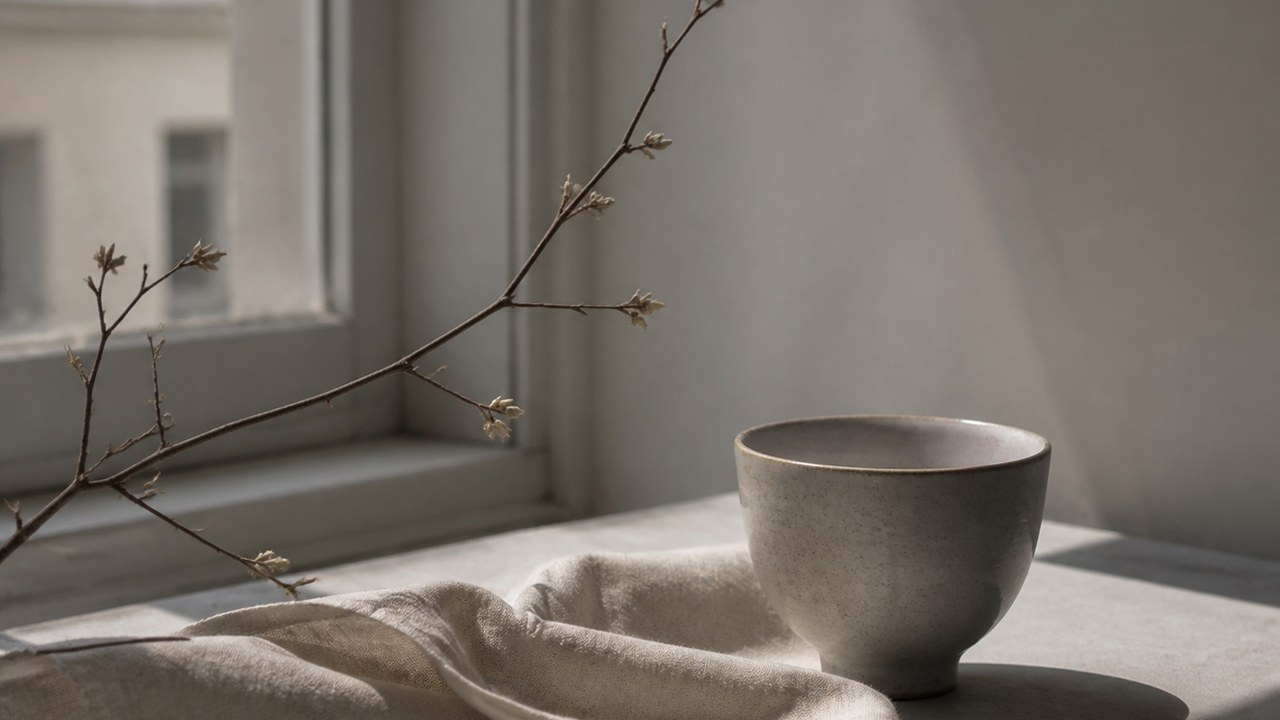
#> input picture style-packages/presets/natural-window-light/gallery-16x9.jpg, 1280 x 720 px
$ python -i audit-image-similarity.py   (imports and definitions only)
#> lines starting #> are read from the running program, lines starting #| are printed output that depends on the picture
#!/usr/bin/env python3
"""Build a lightweight, provider-neutral similarity report for gallery images.

This first-pass audit deliberately avoids a large vision model.  It compares
representative images using an average perceptual hash, quantized colour
histograms, luminance, edge density, and a centre-versus-border layout signal.
The result is a review queue, not an automatic merge or deletion decision.
"""

from __future__ import annotations

import argparse
import json
import math
import sys
from pathlib import Path
from typing import Any, Iterable

import yaml
from PIL import Image


GRID_SIZE = 32
HASH_SIZE = 16
PAIR_LIMIT = 300
DEFAULT_THRESHOLD = 0.82

REVIEW_GROUPS: dict[str, set[str]] = {
    "quiet natural light": {
        "photographers/emilie-hofferber",
        "photographers/rinko-kawauchi",
        "presets/natural-window-light",
    },
    "pixel adventure": {
        "game-art/rpg-maker-pixel-art",
        "game-art/cinematic-pixel-adventure",
    },
    "neon urban game art": {
        "game-art/cyberpunk-night-city",
        "game-art/neon-noir-3d-game-art",
    },
    "modernist geometry": {
        "schools/bauhaus",
        "movements/de-stijl",
        "schools/ulm-school",
        "techniques/grid-3x3",
    },
    "chiaroscuro": {
        "artists/caravaggio",
        "artists/rembrandt",
        "movements/tenebrism",
        "presets/deep-shadow-theater",
    },
}


# [8 lines left out: function discover, not called in this run]


def chunks(values: list[float], width: int) -> Iterable[list[float]]:
    for offset in range(0, len(values), width):
        yield values[offset : offset + width]


def dot(left: list[float], right: list[float]) -> float:
    return sum(a * b for a, b in zip(left, right))


def norm(values: list[float]) -> float:
    return math.sqrt(dot(values, values))


# [6 lines left out: function cosine, not called in this run]


def image_features(path: Path) -> dict[str, Any]:
    with Image.open(path) as source:
#> source is the input picture: PIL image 1280x720 RGB; mean R, G, B 120.3, 113.3, 105.8
        image = source.convert("RGB").resize((GRID_SIZE, GRID_SIZE), Image.Resampling.LANCZOS)
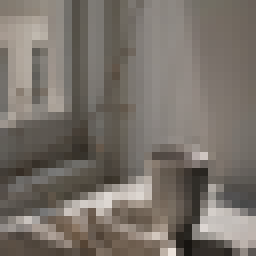
#> image: PIL image 32x32 RGB (shown 8 times larger); mean R, G, B 120.3, 113.3, 105.8
#> (the run stopped early here; a loop or call above may not have finished)

$ run again, on assets/hero-collage.jpg
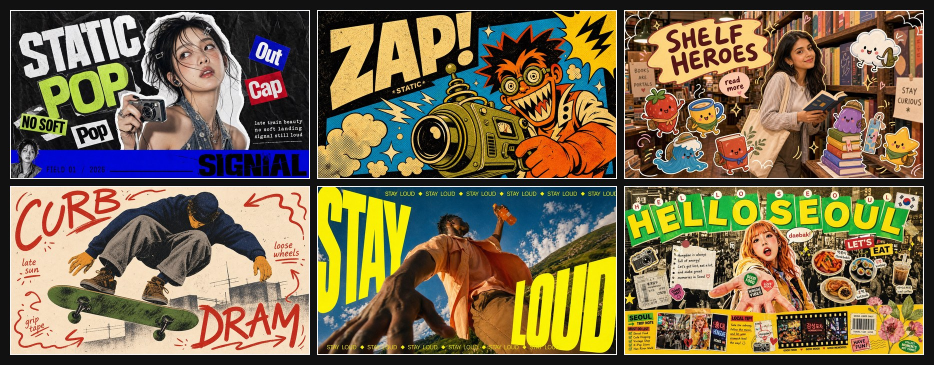
#> input picture assets/hero-collage.jpg, 1868 x 730 px (shown at 1/2 size)
#> in image_features, source is the input picture: PIL image 1868x730 RGB; mean R, G, B 122.3, 107.2, 77
#> in image_features, `image = source.convert("RGB").resize((GRID_SIZE, GRID_SIZE), Image.Res..`:
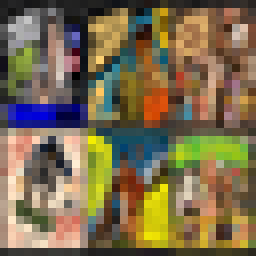
#> image: PIL image 32x32 RGB (shown 8 times larger); mean R, G, B 123.2, 108, 77.6
